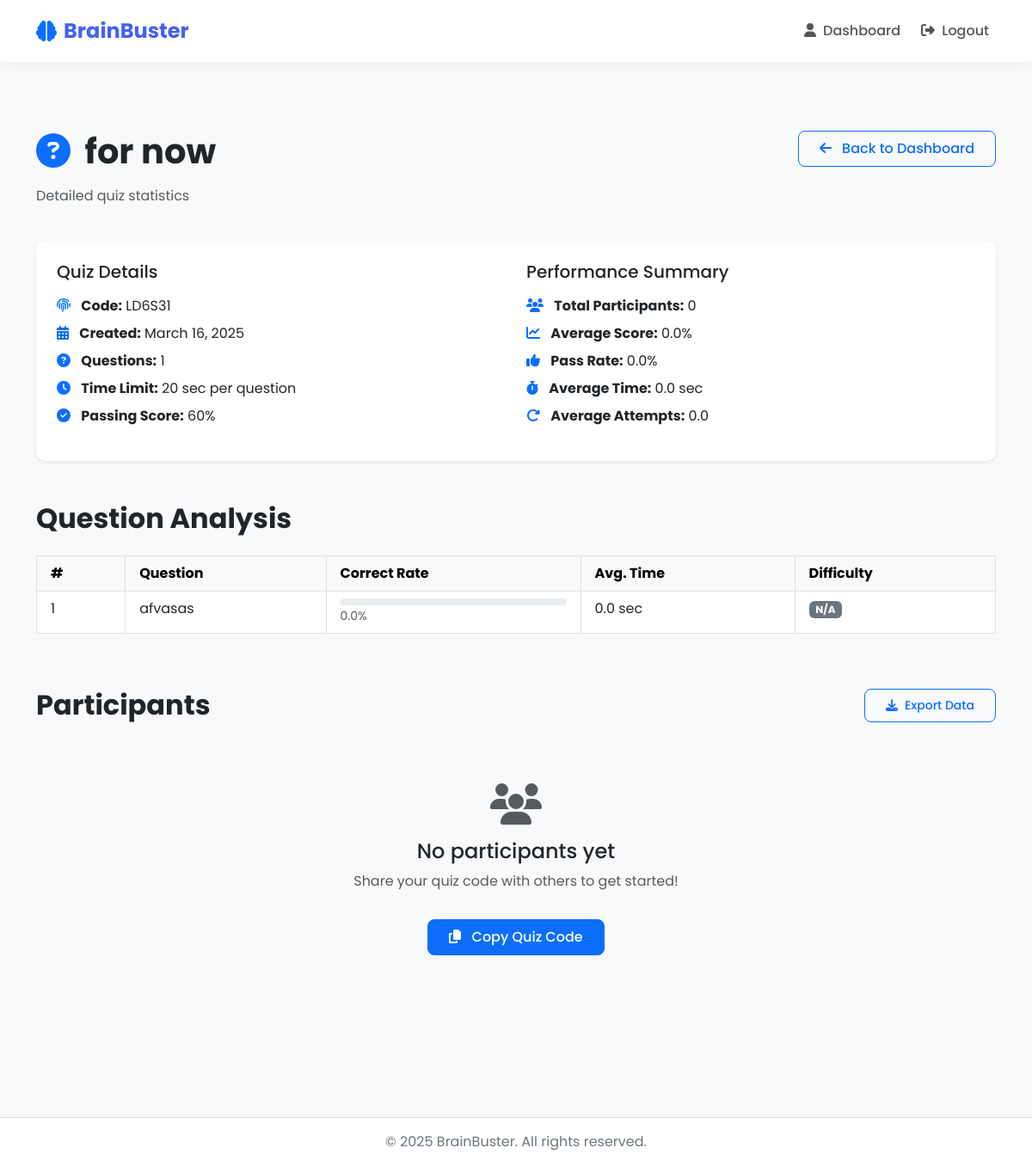
/quizzes/quiz/20/stats/ (signed in), run on an earlier commit of the app's database.
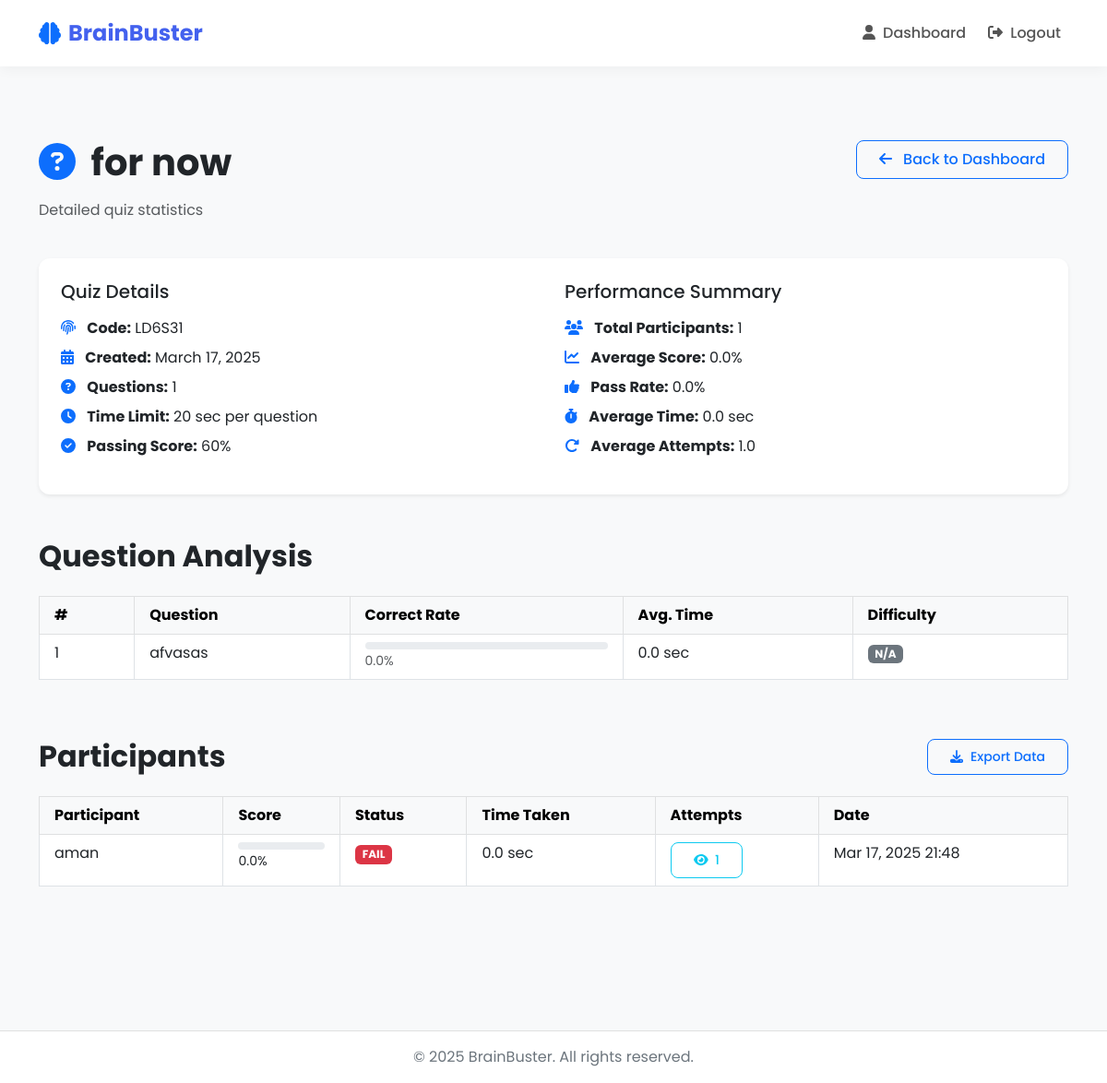
And on a later commit of the database.
### quizzes/models.py (models this page shows, shortened)
class Quiz(models.Model):
    title = models.CharField(max_length=255)
    description = models.TextField(blank=True, null=True)
    icon = models.CharField(max_length=50, default="question-circle")
    code = models.CharField(max_length=10, unique=True, default=generate_unique_code)
    created_by = models.ForeignKey(User, on_delete=models.CASCADE, related_name='quizzes')
    created_at = models.DateTimeField(auto_now=True)
    time_limit_per_question = models.IntegerField(help_text="Time limit in seconds", default=30)
    minimum_score_percentage = models.IntegerField(help_text="Minimum score required to pass (%)", default=60)

class Question(models.Model):
    quiz = models.ForeignKey(Quiz, related_name="questions", on_delete=models.CASCADE)
    text = models.TextField()

class Participation(models.Model):
    user = models.ForeignKey(User, on_delete=models.CASCADE, related_name='participations')
    quiz = models.ForeignKey(Quiz, on_delete=models.CASCADE, related_name='participations')
    score = models.FloatField(default=0.0)
    submitted_at = models.DateTimeField(auto_now=True)
    total_time_taken = models.IntegerField(default=0, help_text="Total time taken for the quiz in seconds")
    attempt_number = models.IntegerField(default=1, help_text="The attempt number for this user on this quiz")

### quizzes/views.py (the view)
# urls.py: path('quiz/<int:quiz_id>/stats/', views.quiz_stats, name='quiz_stats'),
@login_required
def quiz_stats(request, quiz_id):
    quiz = get_object_or_404(Quiz, id=quiz_id, created_by=request.user)
    all_participations = list(quiz.participations.all().select_related('user').order_by('user__id', '-submitted_at'))
    unique_users = {}
    for participation in all_participations:
        user_id = participation.user.id
        if user_id not in unique_users:
            unique_users[user_id] = participation
    participations = list(unique_users.values())
    user_attempts = {}
    for participation in all_participations:
        user_id = participation.user.id
        user_attempts[user_id] = user_attempts.get(user_id, 0) + 1
    for participation in participations:
        participation.attempts = user_attempts[participation.user.id]
    total_participants = len(participations)
    average_score = 0
    pass_rate = 0
    average_time = 0
    average_attempts = 0
    if total_participants > 0:
        average_score = sum(p.score for p in participations) / total_participants
        passing_participants = sum(1 for p in participations if p.score >= quiz.minimum_score_percentage)
        pass_rate = (passing_participants / total_participants * 100)
        total_time = sum(p.total_time_taken for p in participations if p.total_time_taken is not None)
        average_time = total_time / total_participants if total_participants > 0 else 0
        average_attempts = sum(user_attempts.values()) / len(user_attempts) if user_attempts else 0
    questions = list(quiz.questions.all().prefetch_related('options'))
    for question in questions:
        answers = Answer.objects.filter(question=question, participation__in=participations)
        total_answers = answers.count()
        if total_answers > 0:
            correct_count = answers.filter(selected_option__is_correct=True).count()
            question.correct_rate = round((correct_count / total_answers * 100), 1)
            total_time = sum(a.time_taken for a in answers if a.time_taken is not None)
            question.avg_time = round(total_time / total_answers, 1)
            if question.correct_rate >= 70:
                question.difficulty = "Easy"
                question.difficulty_class = "bg-success"
            elif question.correct_rate >= 40:
                question.difficulty = "Medium"
                question.difficulty_class = "bg-warning"
            else:
                question.difficulty = "Hard"
                question.difficulty_class = "bg-danger"
        else:
            question.correct_rate = 0
            question.avg_time = 0
            question.difficulty = "N/A"
            question.difficulty_class = "bg-secondary"
    return render(request, 'quizzes/quiz_stats.html', {
        'quiz': quiz,
        'participations': participations,  # Only latest per user
        'all_participations': all_participations,  # For modal
        'average_score': average_score,
        'pass_rate': pass_rate,
        'average_time': average_time,
        'average_attempts': average_attempts,
        'questions': questions,
    })

### templates/quizzes/quiz_stats.html (shortened to what the changed rows need)
{% extends 'base.html' %}
{% block content %}
<div class="container py-5">
    <div class="row mb-4">
        <div class="col-md-8">
            <h1 class="fw-bold mb-3">
                <i class="fas fa-{{ quiz.icon|default:'question-circle' }} text-primary me-2"></i>
                {{ quiz.title }}
            </h1>
            <p class="text-muted">Detailed quiz statistics</p>
        </div>
    </div>
    <div class="row mb-4">
        <div class="col-12">
            <div class="card shadow-sm border-0">
                <div class="card-body p-4">
                    <div class="row">
                        <div class="col-md-6">
                            <ul class="list-unstyled">
                                <li class="mb-2">
                                    <i class="fas fa-fingerprint me-2 text-primary"></i>
                                    <strong>Code:</strong> {{ quiz.code }}
                                </li>
                                <li class="mb-2">
                                    <i class="fas fa-calendar-alt me-2 text-primary"></i>
                                    <strong>Created:</strong> {{ quiz.created_at|date:"F j, Y" }}
                                </li>
                                <li class="mb-2">
                                    <i class="fas fa-question-circle me-2 text-primary"></i>
                                    <strong>Questions:</strong> {{ quiz.questions.count }}
                                </li>
                                <li class="mb-2">
                                    <i class="fas fa-clock me-2 text-primary"></i>
                                    <strong>Time Limit:</strong> {{ quiz.time_limit_per_question }} sec per question
                                </li>
                                <li class="mb-2">
                                    <i class="fas fa-check-circle me-2 text-primary"></i>
                                    <strong>Passing Score:</strong> {{ quiz.minimum_score_percentage }}%
                                </li>
                            </ul>
                        </div>
                        <div class="col-md-6">
                            <ul class="list-unstyled">
                                <li class="mb-2">
                                    <i class="fas fa-users me-2 text-primary"></i>
                                    <strong>Total Participants:</strong> {{ participations|length }}
                                </li>
                                <li class="mb-2">
                                    <i class="fas fa-chart-line me-2 text-primary"></i>
                                    <strong>Average Score:</strong> {{ average_score|floatformat:1 }}%
                                </li>
                                <li class="mb-2">
                                    <i class="fas fa-thumbs-up me-2 text-primary"></i>
                                    <strong>Pass Rate:</strong> {{ pass_rate|floatformat:1 }}%
                                </li>
                                <li class="mb-2">
                                    <i class="fas fa-stopwatch me-2 text-primary"></i>
                                    <strong>Average Time:</strong> {{ average_time|floatformat:1 }} sec
                                </li>
                                <li class="mb-2">
                                    <i class="fas fa-redo-alt me-2 text-primary"></i>
                                    <strong>Average Attempts:</strong> {{ average_attempts|floatformat:1 }}
                                </li>
                            </ul>
                        </div>
                    </div>
                </div>
            </div>
        </div>
    </div>
    <div class="row mt-5">
        <div class="col-12">
            <h2 class="fw-bold mb-4">Question Analysis</h2>
            <div class="table-responsive">
                <table class="table table-hover table-bordered">
                    <thead class="table-light">
                        <tr>
                            <th class="px-3 py-2">#</th>
                            <th class="px-3 py-2">Question</th>
                            <th class="px-3 py-2">Correct Rate</th>
                            <th class="px-3 py-2">Avg. Time</th>
                            <th class="px-3 py-2">Difficulty</th>
                        </tr>
                    </thead>
                    <tbody>
                        {% for question in questions %}
                        <tr>
                            <td class="px-3 py-2">{{ forloop.counter }}</td>
                            <td class="px-3 py-2">{{ question.text|truncatechars:50 }}</td>
                            <td class="px-3 py-2">
                                <div class="progress" style="height: 8px;">
                                </div>
                                <small class="text-muted">{{ question.correct_rate|floatformat:1 }}%</small>
                            </td>
                            <td class="px-3 py-2">{{ question.avg_time|floatformat:1 }} sec</td>
                            <td class="px-3 py-2">
                                <span class="badge {{ question.difficulty_class }}">{{ question.difficulty }}</span>
                            </td>
                        </tr>
                        {% endfor %}
                    </tbody>
                </table>
            </div>
        </div>
    </div>
    <div class="row mt-5">
        <div class="col-12">
            <h2 class="fw-bold mb-4">Participants
                <button type="button" class="btn btn-sm btn-outline-primary float-end" id="exportBtn">
                    <i class="fas fa-download me-1"></i> Export Data
                </button>
            </h2>
            {% if participations %}
                <div class="table-responsive">
                    <table class="table table-hover table-bordered" id="participantsTable">
                        <thead class="table-light">
                            <tr>
                                <th class="px-3 py-2">Participant</th>
                                <th class="px-3 py-2">Score</th>
                                <th class="px-3 py-2">Status</th>
                                <th class="px-3 py-2">Time Taken</th>
                                <th class="px-3 py-2">Attempts</th>
                                <th class="px-3 py-2">Date</th>
                            </tr>
                        </thead>
                        <tbody>
                            {% for participation in participations %}
                            <tr>
                                <td class="px-3 py-2">{{ participation.user.username }}</td>
                                <td class="px-3 py-2">
                                    <div class="progress" style="height: 8px;">
                                    </div>
                                    <small>{{ participation.score|floatformat:1 }}%</small>
                                </td>
                                <td class="px-3 py-2">
                                    <span class="badge {% if participation.score >= quiz.minimum_score_percentage %}bg-success{% else %}bg-danger{% endif %}">
                                        {% if participation.score >= quiz.minimum_score_percentage %}PASS{% else %}FAIL{% endif %}
                                    </span>
                                </td>
                                <td class="px-3 py-2">{{ participation.total_time_taken|floatformat:1 }} sec</td>
                                <td class="px-3 py-2">
                                    <button class="btn btn-sm btn-outline-info" data-bs-toggle="modal" data-bs-target="#attemptsModal{{ participation.user.id }}">
                                        <i class="fas fa-eye me-1"></i> {{ participation.attempts }}
                                    </button>
                                </td>
                                <td class="px-3 py-2">{{ participation.submitted_at|date:"M d, Y H:i" }}</td>
                            </tr>
                            {% endfor %}
                        </tbody>
                    </table>
                </div>
            {% else %}
                <div class="text-center py-5">
                    <i class="fas fa-users fa-3x text-muted mb-3"></i>
                    <h4>No participants yet</h4>
                    <p class="text-muted">Share your quiz code with others to get started!</p>
                    <button class="btn btn-primary copy-code-btn mt-3" data-code="{{ quiz.code }}">
                        <i class="fas fa-copy me-2"></i> Copy Quiz Code
                    </button>
                </div>
            {% endif %}
        </div>
    </div>
</div>
{% endblock %}

What changed in the data, as far as the page shows it:
changed Quiz "for now": created_at "March 16, 2025" → "March 17, 2025"
added Participation: user.username "aman", score "0.0", shows "FAIL", total_time_taken "0.0", attempts "1", submitted_at "Mar 17, 2025 21:48"
Also different on the page:
{{ participations|length }}: "0" → "1"
{{ average_attempts|floatformat:1 }}: "0.0" → "1.0"
text no longer shown: "No participants yet Share your quiz code with others to get started! Copy Quiz Code"
text now shown: "Participant Score Status Time Taken Attempts Date"
